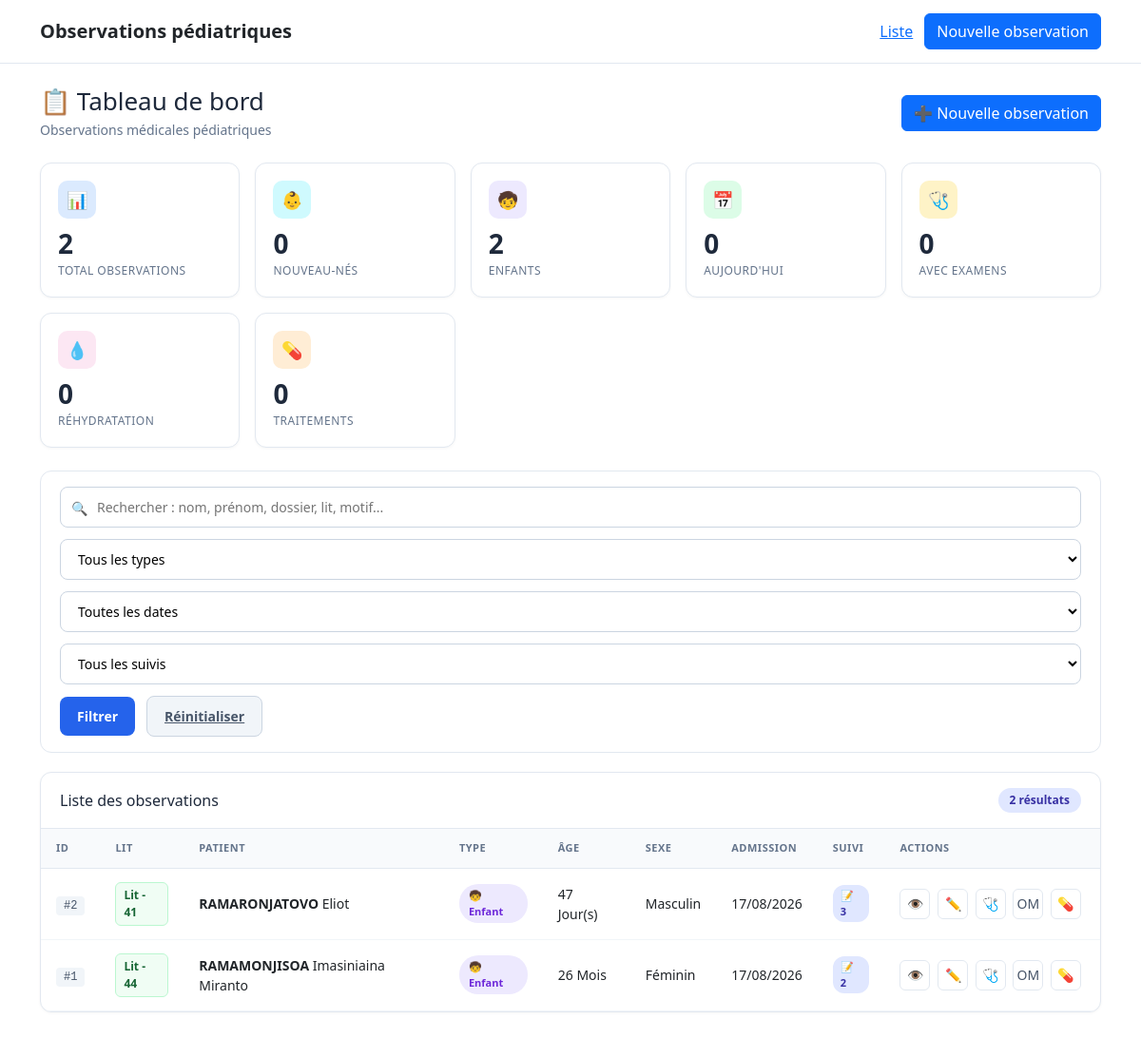
Before: / with the older database file.
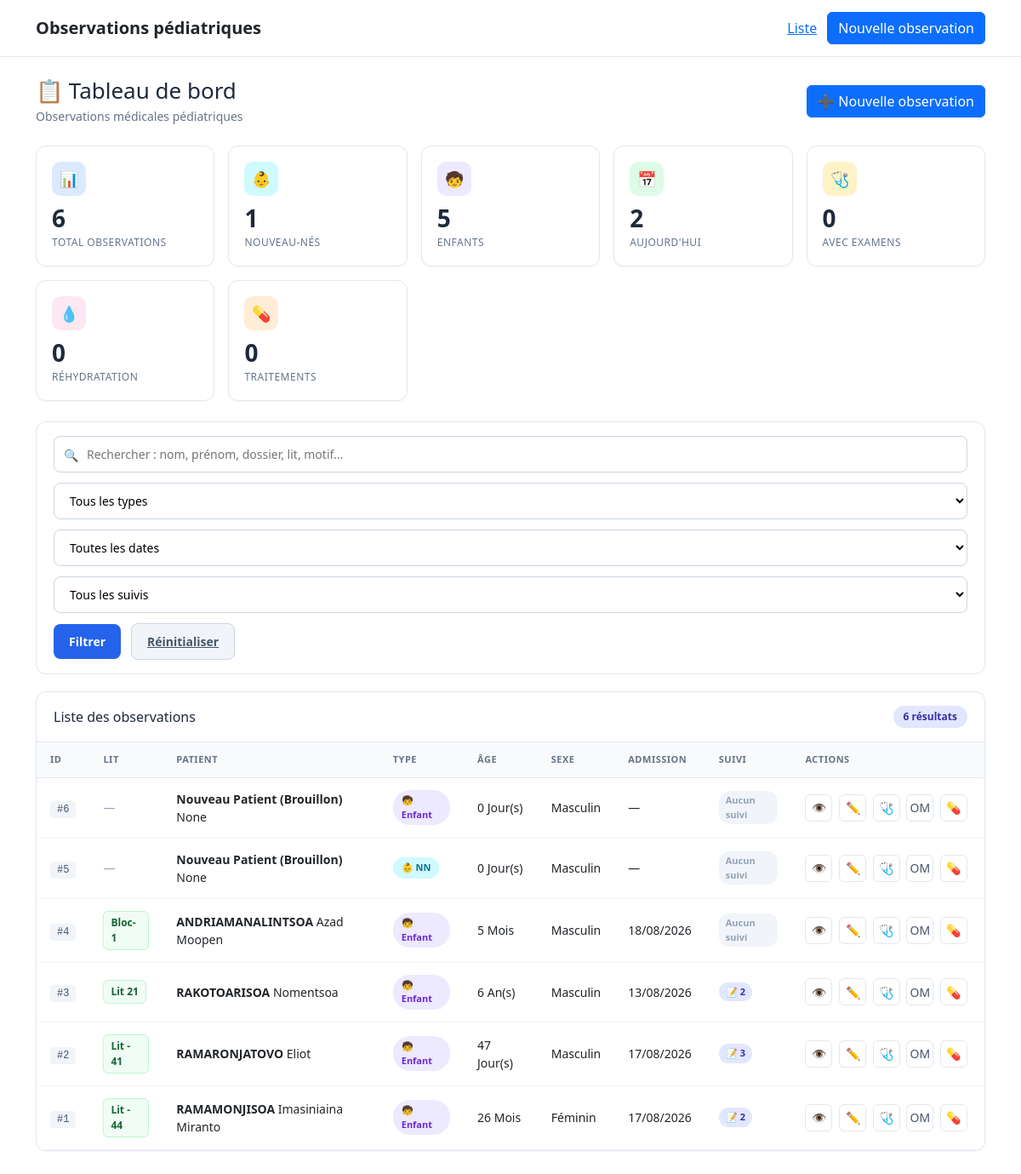
After: the same page with the newer database file.
### patient/models.py (models this page shows, shortened)
class ObservationMedicale(models.Model):
    type_observation = models.CharField(
        max_length=10,
        choices=C.TYPE_OBSERVATION_CHOICES,
        verbose_name="Type d'observation",
    )
    nom = models.CharField(
        max_length=255,
        verbose_name="Nom",
    )
    prenoms = models.CharField(
        max_length=255, blank=True, null=True,
        verbose_name="Prénom(s)",
    )
    sexe = models.CharField(
        max_length=1,
        choices=C.SEXE_CHOICES,
        verbose_name="Sexe",
    )
    age_valeur = models.PositiveIntegerField(
        verbose_name="Âge",
    )
    age_unite = models.CharField(
        max_length=10,
        choices=C.AGE_UNITE_CHOICES,
        verbose_name="Unité d'âge",
    )
    date_naissance = models.DateField(
        null=True,
        blank=True,
        verbose_name="Date de naissance",
    )
    adresse = models.TextField(
        null=True,
        blank=True,
        verbose_name="Adresse",
    )
    telephone = models.CharField(
        max_length=50,
        null=True,
        blank=True,
        verbose_name="Contact",
    )
    lit = models.CharField(
        max_length=30,
        null=True,
        blank=True,
        verbose_name="Lit n°",
    )
    date_admission = models.DateField(
        null=True,
        blank=True,
        verbose_name="Date d'entrée / admission",
    )
    motif_admission = models.TextField(
        null=True,
        blank=True,
        verbose_name="Motif d'entrée / admission",
    )
    diagnostic_retenu = models.TextField(
        null=True,
        blank=True,
        verbose_name="Diagnostic retenu",
    )
    created_at = models.DateTimeField(auto_now_add=True)
    updated_at = models.DateTimeField(auto_now=True)
    class Meta:
        verbose_name = "Observation médicale"
        verbose_name_plural = "Observations médicales"
        ordering = ["-created_at"]
    @property
    def age_display(self):
        return f"{self.age_valeur} {self.get_age_unite_display()}"

### patient/views.py (the view, shortened to what this page needs)
@require_GET
def observation_list(request):
    today = timezone.now().date()
    q = request.GET.get("q", "").strip()
    observation_type = request.GET.get("type", "").strip()
    filtre_date = request.GET.get("date_filter", "").strip()
    statut_suivi = request.GET.get("suivi", "").strip()
    observations = ObservationMedicale.objects.all().order_by("-created_at")
    stats = {
        "total": ObservationMedicale.objects.count(),
        "total_nn": ObservationMedicale.objects.filter(type_observation="NN").count(),
        "total_enfant": ObservationMedicale.objects.filter(type_observation="ENFANT").count(),
        "total_jour": ObservationMedicale.objects.filter(created_at__date=today).count(),
        "avec_examens": ObservationMedicale.objects.filter(
            examens_physiques__isnull=False
        ).distinct().count(),
        "avec_rehydratation": ObservationMedicale.objects.filter(
            fiches_rehydratation__isnull=False
        ).distinct().count(),
        "avec_traitements": ObservationMedicale.objects.filter(
            traitements_ajustes__isnull=False
        ).distinct().count(),
    }
    if observation_type:
        observations = observations.filter(type_observation=observation_type)
    if filtre_date == "today":
        observations = observations.filter(created_at__date=today)
    elif filtre_date == "week":
        week_ago = today - timezone.timedelta(days=7)
        observations = observations.filter(created_at__date__gte=week_ago)
    elif filtre_date == "month":
        month_ago = today - timezone.timedelta(days=30)
        observations = observations.filter(created_at__date__gte=month_ago)
    if statut_suivi == "avec_examens":
        observations = observations.filter(examens_physiques__isnull=False).distinct()
    elif statut_suivi == "avec_rehydratation":
        observations = observations.filter(fiches_rehydratation__isnull=False).distinct()
    elif statut_suivi == "avec_traitements":
        observations = observations.filter(traitements_ajustes__isnull=False).distinct()
    elif statut_suivi == "sans_suivi":
        observations = observations.filter(
            Q(examens_physiques__isnull=True)
            & Q(fiches_rehydratation__isnull=True)
            & Q(traitements_ajustes__isnull=True)
        ).distinct()
    observations = observations.annotate(
        nb_examens=Count("examens_physiques", distinct=True),
        nb_rehydratation=Count("fiches_rehydratation", distinct=True),
        nb_traitements=Count("traitements_ajustes", distinct=True),
        nb_episodes=Count("episodes_histoire_maladie", distinct=True),
    )
    context = {
        "observations": observations,
        "stats": stats,
        "q": q,
        "observation_type": observation_type,
        "filtre_date": filtre_date,
        "statut_suivi": statut_suivi,
        "type_choices": C.TYPE_OBSERVATION_CHOICES,
    }
    return render(request, "patient/observation_list.html", context)

### patient/templates/patient/observation_list.html (shortened to what this page needs)
{% extends "patient/base.html" %}
{% load static %}
{% block content %}
<div class="dashboard-header">
    <div>
        <h1>📋 Tableau de bord</h1>
        <div class="subtitle">Observations médicales pédiatriques</div>
    </div>
    <a href="{% url 'patient:observation_create' %}" class="btn btn-primary">
        ➕ Nouvelle observation
    </a>
</div>
<div class="kpi-grid">
    <a href="{% url 'patient:observation_list' %}" class="kpi-card kpi-blue">
        <div class="kpi-icon">📊</div>
        <div class="kpi-value">{{ stats.total }}</div>
        <div class="kpi-label">Total observations</div>
    </a>
    <a href="{% url 'patient:observation_list' %}?type=NN" class="kpi-card kpi-cyan">
        <div class="kpi-icon">👶</div>
        <div class="kpi-value">{{ stats.total_nn }}</div>
        <div class="kpi-label">Nouveau-nés</div>
    </a>
    <a href="{% url 'patient:observation_list' %}?type=ENFANT" class="kpi-card kpi-purple">
        <div class="kpi-icon">🧒</div>
        <div class="kpi-value">{{ stats.total_enfant }}</div>
        <div class="kpi-label">Enfants</div>
    </a>
    <a href="{% url 'patient:observation_list' %}?date_filter=today" class="kpi-card kpi-green">
        <div class="kpi-icon">📅</div>
        <div class="kpi-value">{{ stats.total_jour }}</div>
        <div class="kpi-label">Aujourd'hui</div>
    </a>
    <a href="{% url 'patient:observation_list' %}?suivi=avec_examens" class="kpi-card kpi-amber">
        <div class="kpi-icon">🩺</div>
        <div class="kpi-value">{{ stats.avec_examens }}</div>
        <div class="kpi-label">Avec examens</div>
    </a>
    <a href="{% url 'patient:observation_list' %}?suivi=avec_rehydratation" class="kpi-card kpi-rose">
        <div class="kpi-icon">💧</div>
        <div class="kpi-value">{{ stats.avec_rehydratation }}</div>
        <div class="kpi-label">Réhydratation</div>
    </a>
    <a href="{% url 'patient:observation_list' %}?suivi=avec_traitements" class="kpi-card kpi-orange">
        <div class="kpi-icon">💊</div>
        <div class="kpi-value">{{ stats.avec_traitements }}</div>
        <div class="kpi-label">Traitements</div>
    </a>
</div>
<div class="filters-bar">
    <form method="get" style="display:contents;">
        <div class="search-box">
            <span class="search-icon">🔍</span>
            <input
                type="search"
                name="q"
                value="{{ q }}"
                placeholder="Rechercher : nom, prénom, dossier, lit, motif..."
            >
        </div>
        <select name="type">
            <option value="">Tous les types</option>
        </select>
        <select name="date_filter">
            <option value="">Toutes les dates</option>
        </select>
        <select name="suivi">
            <option value="">Tous les suivis</option>
        </select>
        <button type="submit" class="filter-btn filter-btn-primary">
            Filtrer
        </button>
        <a href="{% url 'patient:observation_list' %}" class="filter-btn filter-btn-reset">
            Réinitialiser
        </a>
    </form>
</div>
<div class="table-card">
    <div class="table-header">
        <h3>Liste des observations</h3>
        <span class="count-badge">{{ observations|length }} résultat{{ observations|length|pluralize }}</span>
    </div>
    {% if observations %}
        <div style="overflow-x:auto;">
            <table class="obs-table">
                <thead>
                    <tr>
                        <th>ID</th>
                        <th>Lit</th>
                        <th>Patient</th>
                        <th>Type</th>
                        <th>Âge</th>
                        <th>Sexe</th>
                        <th>Admission</th>
                        <th>Suivi</th>
                        <th>Actions</th>
                    </tr>
                </thead>
                <tbody>
                    {% for obs in observations %}
                        <tr>
                            <td>
                                <span class="badge-dossier">#{{ obs.pk }}</span>
                            </td>
                            <td>
                                {% if obs.lit %}
                                    <span class="badge-lit">{{ obs.lit }}</span>
                                {% else %}
                                    <span style="color:#94a3b8;">—</span>
                                {% endif %}
                            </td>
                            <td>
                                <strong>{{ obs.nom }}</strong> {{ obs.prenoms }}
                            </td>
                            <td>
                                {% if obs.type_observation == "NN" %}
                                    <span class="badge-type badge-nn">👶 NN</span>
                                {% else %}
                                    <span class="badge-type badge-enfant">🧒 Enfant</span>
                                {% endif %}
                            </td>
                            <td>{{ obs.age_display }}</td>
                            <td>{{ obs.get_sexe_display }}</td>
                            <td>{{ obs.date_admission|date:"d/m/Y"|default:"—" }}</td>
                            <td>
                                <div class="suivi-badges">
                                    {% if obs.nb_episodes > 0 %}
                                        <span class="suivi-badge suivi-badge-episode">📝 {{ obs.nb_episodes }}</span>
                                    {% endif %}
                                    {% if obs.nb_examens == 0 and obs.nb_rehydratation == 0 and obs.nb_traitements == 0 and obs.nb_episodes == 0 %}
                                        <span class="suivi-badge suivi-badge-none">Aucun suivi</span>
                                    {% endif %}
                                </div>
                            </td>
                            <td class="actions-cell">
                                <a href="{% url 'patient:observation_detail' obs.pk %}"
                                   class="action-btn action-btn-view"
                                   title="Voir le dossier">
                                    👁
                                </a>
                                <a href="{% url 'patient:observation_update' obs.pk %}"
                                   class="action-btn action-btn-edit"
                                   title="Modifier">
                                    ✏️
                                </a>
                                <a href="{% url 'patient:examen_physique_list' obs.pk %}"
                                   class="action-btn action-btn-exam"
                                   title="Examens physiques">
                                    🩺
                                </a>
                                <a href="{% url 'patient:atcd_familial' obs.pk %}"
                                   class="action-btn action-btn-rehyd"
                                   title="Complétée l'OM">
                                    OM
                                </a>
                                <a href="{% url 'patient:traitement_ajustement_list' obs.pk %}"
                                   class="action-btn action-btn-trait"
                                   title="Traitements">
                                    💊
                                </a>
                            </td>
                        </tr>
                    {% endfor %}
                </tbody>
            </table>
        </div>
    {% else %}
        <div class="empty-state">
            <div class="empty-icon">📭</div>
            <h3>Aucune observation trouvée</h3>
            <p>Modifiez vos filtres ou créez une nouvelle observation.</p>
        </div>
    {% endif %}
</div>
{% endblock %}

### patient/templates/patient/base.html (shortened to what this page needs)
<!DOCTYPE html>
<html lang="fr">
{% load django_bootstrap5 %}
{% load static %}
<head>
    {% bootstrap_css %}
</head>
<body>
    <header class="topbar">
        <div class="container topbar-inner">
            <div class="brand">
                Observations pédiatriques
            </div>
            <nav>
                <a href="{% url 'patient:observation_list' %}">Liste</a>
                <a class="btn btn-primary" href="{% url 'patient:observation_create' %}">
                    Nouvelle observation
                </a>
            </nav>
        </div>
    </header>
    <main class="container">
        {% block content %}{% endblock %}
    </main>
</body>
</html>

### patient/templates/patient/base.html (style rules this page uses)
:root { --primary: #2563eb; --primary-dark: #1d4ed8; --secondary: #64748b; --danger: #dc2626; --success: #16a34a; --warning: #d97706; --info: #0891b2; --bg: #f8fafc; --card: #ffffff; --border: #e2e8f0; --text: #0f172a; --muted: #64748b; }
* { box-sizing: border-box; }
body { margin: 0; font-family: Arial, Helvetica, sans-serif; background: var(--bg); color: var(--text); line-height: 1.45; }
.container { width: min(1200px, calc(100% - 32px)); margin: 0 auto; }
.topbar { background: #ffffff; border-bottom: 1px solid var(--border); position: sticky; top: 0; z-index: 20; }
.topbar-inner { display: flex; align-items: center; justify-content: space-between; gap: 16px; padding: 14px 0; }
.brand { font-size: 20px; font-weight: 700; }
.topbar nav { display: flex; align-items: center; gap: 12px; flex-wrap: wrap; }
.btn { display: inline-block; padding: 9px 14px; border-radius: 8px; border: 1px solid transparent; text-decoration: none; font-size: 14px; cursor: pointer; }
.btn-primary { background: var(--primary); color: #fff; }
main { padding: 24px 0 60px; }
input[type="text"], input[type="number"], input[type="date"], input[type="email"], input[type="tel"], select, textarea { width: 100%; padding: 9px 10px; border: 1px solid #cbd5e1; border-radius: 8px; font-size: 14px; background: #fff; }
table { width: 100%; border-collapse: collapse; }
th, td { padding: 10px 12px; border-bottom: 1px solid var(--border); text-align: left; vertical-align: middle; }
th { background: #f8fafc; }

Changed rows visible on the page:
added ObservationMedicale: pk "6", nom "Nouveau Patient (Brouillon)", prenoms "None", type_observation "🧒 Enfant", age_display "0 Jour(s)", sexe "Masculin", date_admission "—", shows "Aucun suivi"
added ObservationMedicale: pk "5", nom "Nouveau Patient (Brouillon)", prenoms "None", type_observation "👶 NN", age_display "0 Jour(s)", sexe "Masculin", date_admission "—", shows "Aucun suivi"
added ObservationMedicale: pk "4", lit "Bloc-1", nom "ANDRIAMANALINTSOA", prenoms "Azad Moopen", type_observation "🧒 Enfant", age_display "5 Mois", sexe "Masculin", date_admission "18/08/2026", shows "Aucun suivi"
added ObservationMedicale: pk "3", lit "Lit 21", nom "RAKOTOARISOA", prenoms "Nomentsoa", type_observation "🧒 Enfant", age_display "6 An(s)", sexe "Masculin", date_admission "13/08/2026", nb_episodes "2"
Other visible differences:
{{ stats.total }}: "2" → "6"
{{ stats.total_nn }}: "0" → "1"
{{ stats.total_enfant }}: "2" → "5"
{{ stats.total_jour }}: "0" → "2"
{{ observations|length }}: "2" → "6"
